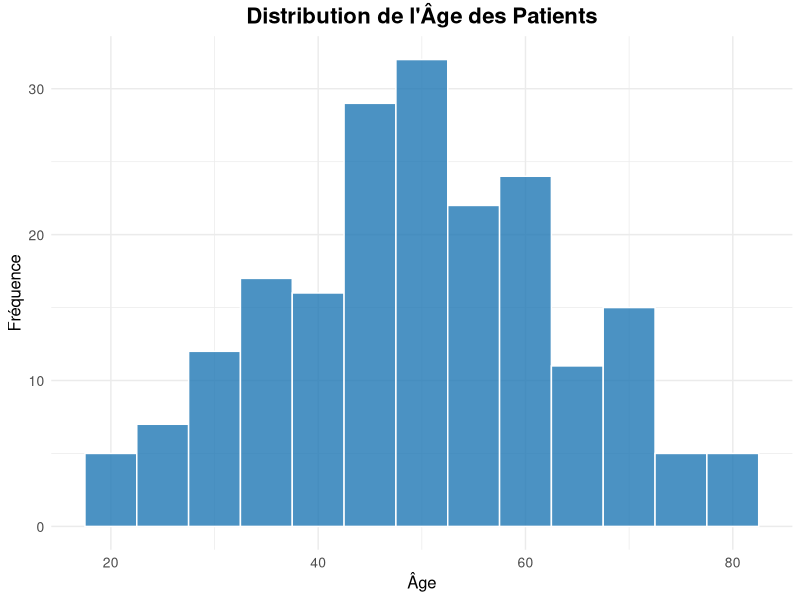
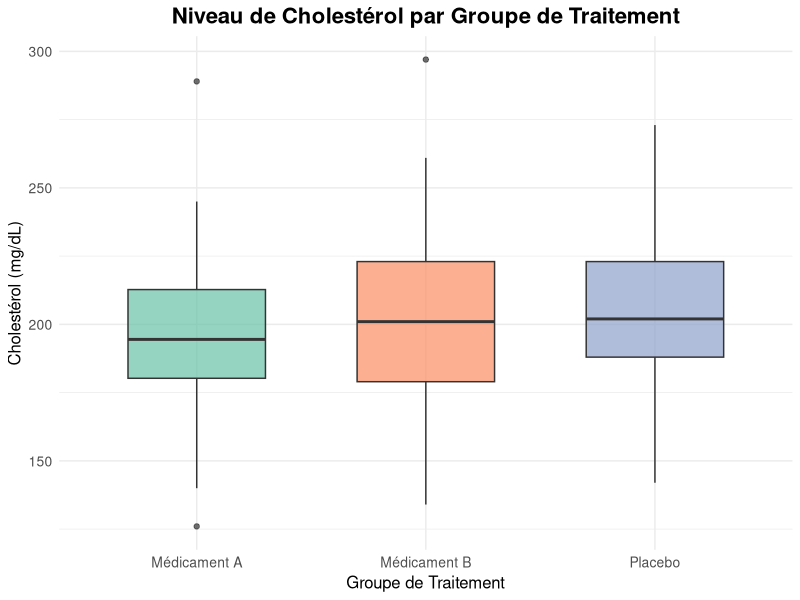
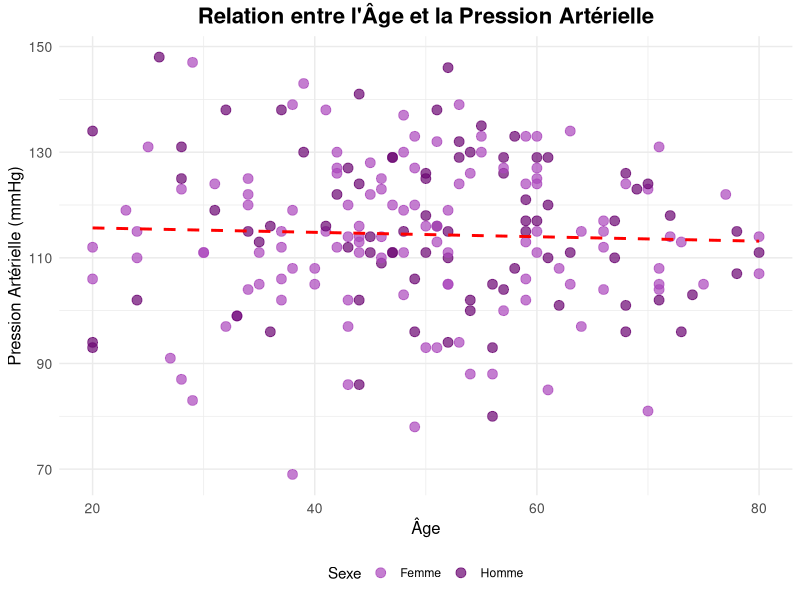
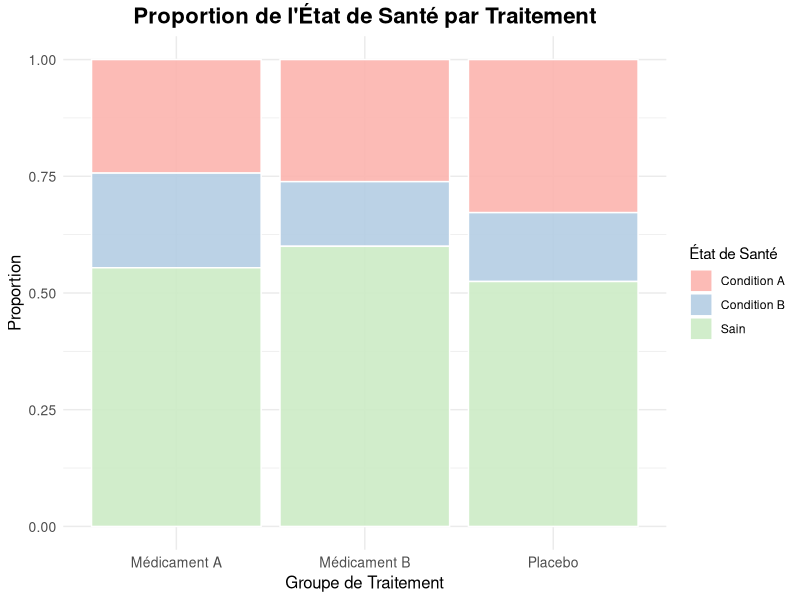
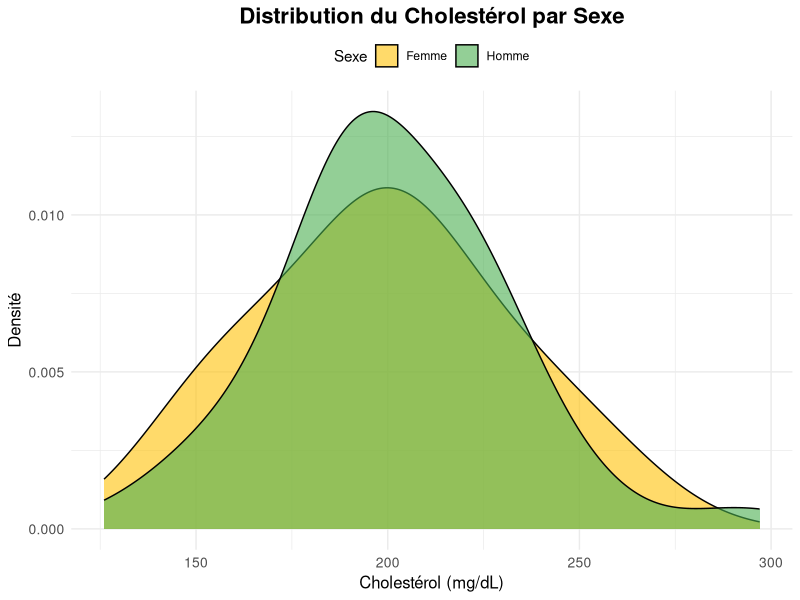
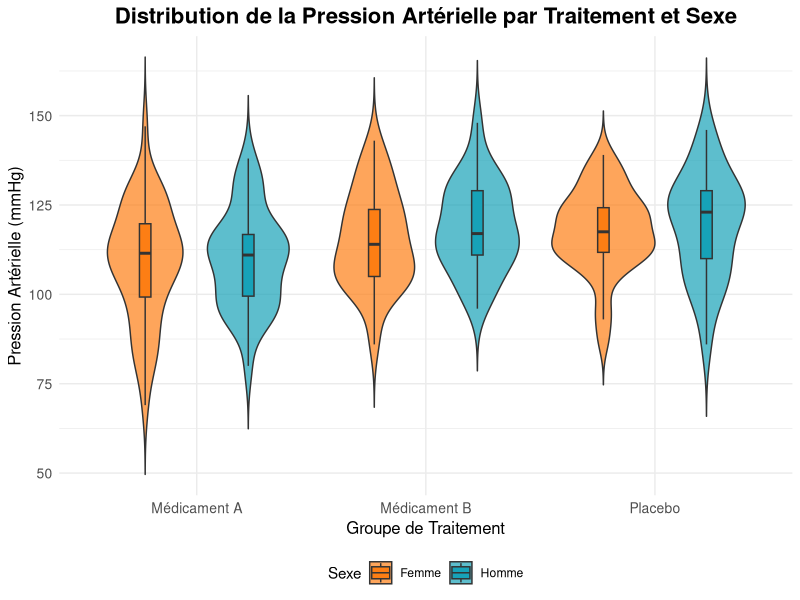

Recreate these plots in R, in order.
## ---- chunk 1
knitr::opts_chunk$set(echo = FALSE, message = FALSE,warning=FALSE)
## ---- chunk 2
library(ggplot2)
library(dplyr)
library(tidyr)
## ---- chunk 3
  
data_vis<-read.csv2("data_vis.csv")

## ---- chunk 4
hist_age <- ggplot(data_vis, aes(x = Age)) +
  geom_histogram(binwidth = 5, fill = "#1f77b4", color = "white", alpha = 0.8) +
  labs(title = "Distribution de l'Âge des Patients", x = "Âge", y = "Fréquence") +
  theme_minimal() +
  theme(plot.title = element_text(hjust = 0.5, face = "bold", size = 16),
        axis.title = element_text(size = 12),
        axis.text = element_text(size = 10))
print(hist_age)
#
## ---- chunk 5
boxplot_cholesterol <- ggplot(data_vis, aes(x = Treatment, y = Cholesterol, fill = Treatment)) +
  geom_boxplot(alpha = 0.7, width = 0.6) +
  labs(title = "Niveau de Cholestérol par Groupe de Traitement", x = "Groupe de Traitement", y = "Cholestérol (mg/dL)") +
  theme_minimal() +
  theme(plot.title = element_text(hjust = 0.5, face = "bold", size = 16),
        axis.title = element_text(size = 12),
        axis.text = element_text(size = 10),
        legend.position = "none") + # La légende n'est pas nécessaire si la couleur est la même que l'axe des x
  scale_fill_brewer(palette = "Set2") # Utilise une palette de couleurs prédéfinie
print(boxplot_cholesterol)
#
## ---- chunk 6
scatterplot_bp <- ggplot(data_vis, aes(x = Age, y = BloodPressure)) +
  geom_point(aes(color = Gender), alpha = 0.7, size = 3) + # Points colorés par sexe
  geom_smooth(method = "lm", se = FALSE, color = "red", linetype = "dashed", linewidth = 1) + # Ligne de régression linéaire
  labs(title = "Relation entre l'Âge et la Pression Artérielle",
       x = "Âge",
       y = "Pression Artérielle (mmHg)",
       color = "Sexe") + # Titre de la légende de couleur
  theme_minimal() +
  theme(plot.title = element_text(hjust = 0.5, face = "bold", size = 16),
        axis.title = element_text(size = 12),
        axis.text = element_text(size = 10),
        legend.position = "bottom") +
  scale_color_manual(values = c("Homme" = "#6a0572", "Femme" = "#ab47bc")) # Couleurs personnalisées
print(scatterplot_bp)

## ---- chunk 7
stacked_bar_disease <- ggplot(data_vis, aes(x = Treatment, fill = DiseaseStatus)) +
  geom_bar(position = "fill", alpha = 0.9, color = "white") + # position = "fill" pour les proportions
  labs(title = "Proportion de l'État de Santé par Traitement",
       x = "Groupe de Traitement",
       y = "Proportion",
       fill = "État de Santé") +
  theme_minimal() +
  theme(plot.title = element_text(hjust = 0.5, face = "bold", size = 16),
        axis.title = element_text(size = 12),
        axis.text = element_text(size = 10),
        legend.position = "right") +
  scale_fill_brewer(palette = "Pastel1") # Une palette plus douce
print(stacked_bar_disease)

## ---- chunk 8
density_cholesterol <- ggplot(data_vis, aes(x = Cholesterol, fill = Gender)) +
  geom_density(alpha = 0.6, adjust = 1.5) + # adjust pour lisser la courbe
  labs(title = "Distribution du Cholestérol par Sexe",
       x = "Cholestérol (mg/dL)",
       y = "Densité",
       fill = "Sexe") +
  theme_minimal() +
  theme(plot.title = element_text(hjust = 0.5, face = "bold", size = 16),
        axis.title = element_text(size = 12),
        axis.text = element_text(size = 10),
        legend.position = "top") +
  scale_fill_manual(values = c("Homme" = "#4CAF50", "Femme" = "#FFC107")) # Couleurs distinctes
print(density_cholesterol)

## ---- chunk 9
violin_bp <- ggplot(data_vis, aes(x = Treatment, y = BloodPressure, fill = Gender)) +
  geom_violin(trim = FALSE, position = position_dodge(width = 0.9), alpha = 0.7) + # trim = FALSE pour voir toute la distribution
  geom_boxplot(width = 0.1, position = position_dodge(width = 0.9), outlier.shape = NA) + # Ajoute les boîtes à moustaches sans les points aberrants
  labs(title = "Distribution de la Pression Artérielle par Traitement et Sexe",
       x = "Groupe de Traitement",
       y = "Pression Artérielle (mmHg)",
       fill = "Sexe") +
  theme_minimal() +
  theme(plot.title = element_text(hjust = 0.5, face = "bold", size = 16),
        axis.title = element_text(size = 12),
        axis.text = element_text(size = 10),
        legend.position = "bottom") +
  scale_fill_manual(values = c("Homme" = "#17a2b8", "Femme" = "#fd7e14")) # Couleurs différentes
print(violin_bp)
 
